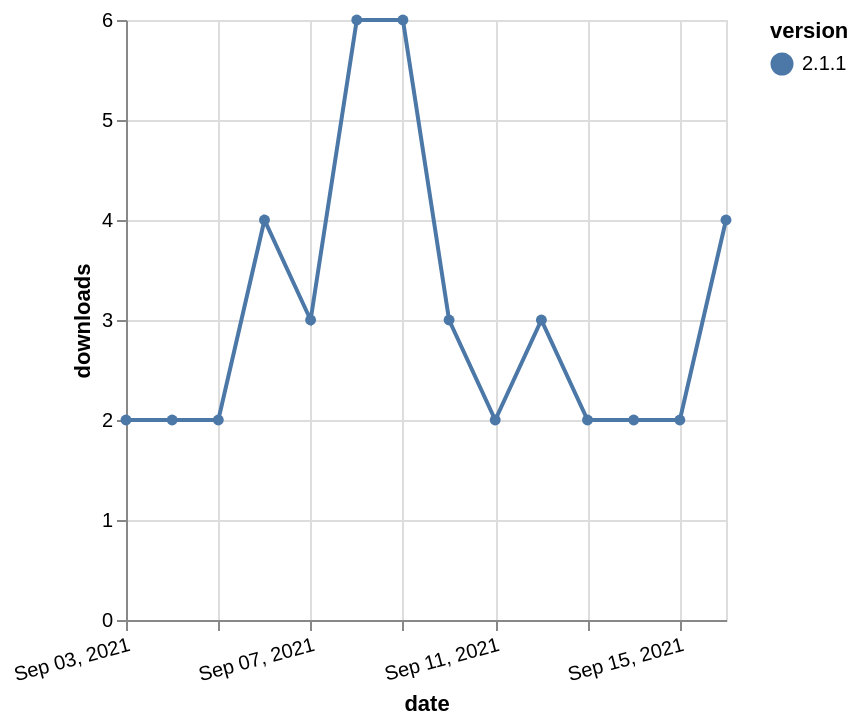

Write a Vega-Lite specification for this figure.
### Vega-Lite specification from a JSON file in a GitHub repository (floating-point values rounded to 4 significant figures)
{"$schema": "https://vega.github.io/schema/vega-lite/v5.json", "description": "A simple bar chart with embedded data.", "data": {"values": [{"date": "2021-09-03", "total": 3818, "delta": 2, "version": "2.1.1"}, {"date": "2021-09-04", "total": 3820, "delta": 2, "version": "2.1.1"}, {"date": "2021-09-05", "total": 3822, "delta": 2, "version": "2.1.1"}, {"date": "2021-09-06", "total": 3826, "delta": 4, "version": "2.1.1"}, {"date": "2021-09-07", "total": 3829, "delta": 3, "version": "2.1.1"}, {"date": "2021-09-08", "total": 3835, "delta": 6, "version": "2.1.1"}, {"date": "2021-09-09", "total": 3841, "delta": 6, "version": "2.1.1"}, {"date": "2021-09-10", "total": 3844, "delta": 3, "version": "2.1.1"}, {"date": "2021-09-11", "total": 3846, "delta": 2, "version": "2.1.1"}, {"date": "2021-09-12", "total": 3849, "delta": 3, "version": "2.1.1"}, {"date": "2021-09-13", "total": 3851, "delta": 2, "version": "2.1.1"}, {"date": "2021-09-14", "total": 3853, "delta": 2, "version": "2.1.1"}, {"date": "2021-09-15", "total": 3855, "delta": 2, "version": "2.1.1"}, {"date": "2021-09-16", "total": 3859, "delta": 4, "version": "2.1.1"}]}, "width": "container", "mark": {"type": "line", "point": {"filled": true}}, "encoding": {"x": {"field": "date", "type": "temporal", "timeUnit": "yearmonthdate", "title": "date", "axis": {"labelAngle": -15}}, "y": {"field": "delta", "type": "quantitative", "title": "downloads"}, "color": {"field": "version", "type": "nominal"}, "tooltip": {"field": "delta"}}}
